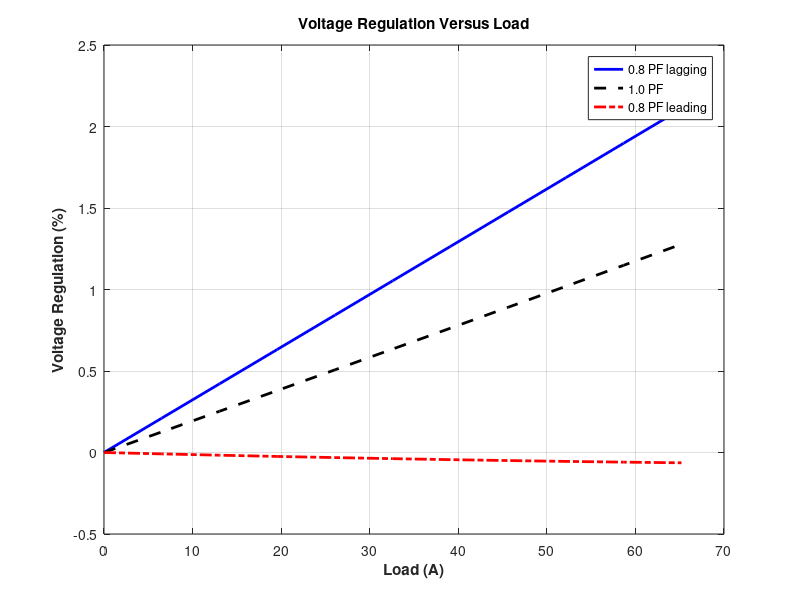

The MATLAB source for this figure:
% M-file: trans_vr.m
% M-file to calculate and plot the voltage regulation 
% of a transformer as a function of load for power 
% factors of 0.8 lagging, 1.0, and 0.8 leading.
VS = 230;                   % Secondary voltage (V)
amps = 0:6.52:65.2;         % Current values (A)
Req = 0.0445;               % Equivalent R (ohms)
Xeq = 0.0645;               % Equivalent X (ohms)

% Calculate the current values for the three
% power factors.  The first row of I contains
% the lagging currents, the second row contains
% the unity currents, and the third row contains
% the leading currents.
I(1,:) = amps .* ( 0.8 - j*0.6);  % Lagging
I(2,:) = amps .* ( 1.0        );  % Unity
I(3,:) = amps .* ( 0.8 + j*0.6);  % Leading

% Calculate VP/a.
VPa = VS + Req.*I + j.*Xeq.*I;

% Calculate voltage regulation
VR = (abs(VPa) - VS) ./ VS .* 100;

% Plot the voltage regulation
plot(amps,VR(1,:),'b-','LineWidth',2.0);
hold on;
plot(amps,VR(2,:),'k--','LineWidth',2.0);
plot(amps,VR(3,:),'r-.','LineWidth',2.0);
title ('\bfVoltage Regulation Versus Load');
xlabel ('\bfLoad (A)');
ylabel ('\bfVoltage Regulation (%)');
legend('0.8 PF lagging','1.0 PF','0.8 PF leading');
grid on;
hold off;

